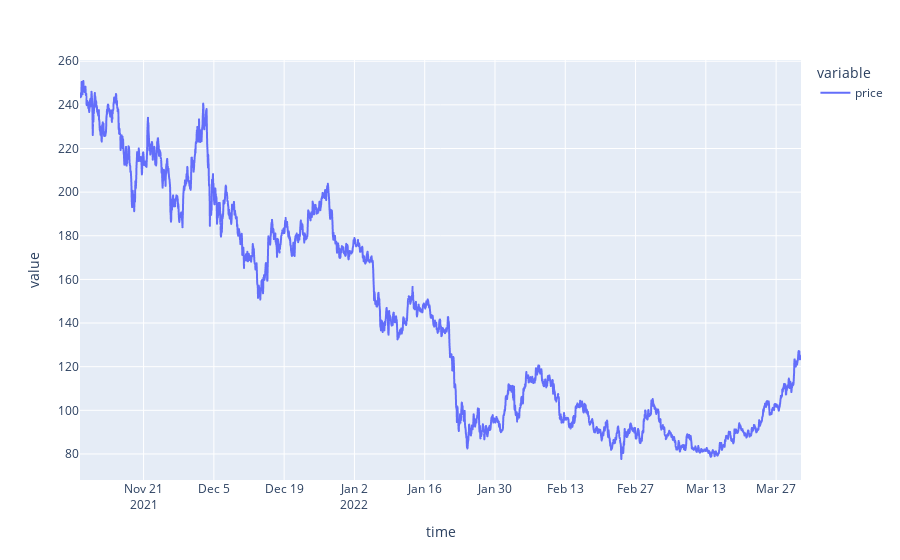
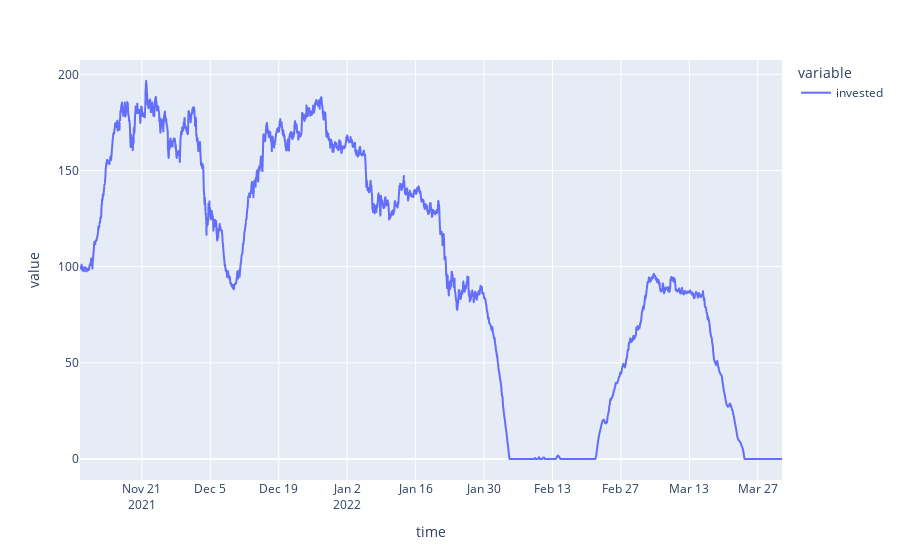

Source (notebook cell) for these figures, in order:
### Code cell
last_n = int(len(price_data_hourly)/2)
# strategy = ss.slow_fast_avg(avg_start = price_data_hourly['price'].iloc[-last_n], beta_slow = 0.1, beta_fast = 0.3, trade_amount = 1000)
strategy = ss.momentum(trade_amount = .1,trade_cap=1 )
sim = sim = ss.trade_simulator(price_data_hourly[-last_n:]['price'].reset_index(drop = True))
sim.run(strategy)

temp = price_data_hourly[-last_n:]
temp['invested'] = sim.invested_ot
fig = px.line(temp, y=["price"])
fig.show()
fig = px.line(temp, y=['invested'])
fig.show()

### Figure 1 — Plotly figure (JSON) as saved in the notebook; plotly's stock layout.template omitted (floating-point values rounded to 4 significant figures; data arrays with more than 128 entries replaced by an {"elided": "..."} marker saying what was removed)
{"data": [{"hovertemplate": "variable=price<br>time=%{x}<br>value=%{y}<extra></extra>", "legendgroup": "price", "line": {"color": "#636efa", "dash": "solid"}, "marker": {"symbol": "circle"}, "mode": "lines", "name": "price", "showlegend": true, "type": "scattergl", "x": {"elided": "3448 str values"}, "xaxis": "x", "y": {"elided": "3448 float values"}, "yaxis": "y"}], "layout": {"legend": {"title": {"text": "variable"}, "tracegroupgap": 0}, "margin": {"t": 60}, "xaxis": {"anchor": "y", "domain": [0, 1], "title": {"text": "time"}}, "yaxis": {"anchor": "x", "domain": [0, 1], "title": {"text": "value"}}}}

### Figure 2 — Plotly figure (JSON) as saved in the notebook; plotly's stock layout.template omitted (floating-point values rounded to 4 significant figures; data arrays with more than 128 entries replaced by an {"elided": "..."} marker saying what was removed)
{"data": [{"hovertemplate": "variable=invested<br>time=%{x}<br>value=%{y}<extra></extra>", "legendgroup": "invested", "line": {"color": "#636efa", "dash": "solid"}, "marker": {"symbol": "circle"}, "mode": "lines", "name": "invested", "showlegend": true, "type": "scattergl", "x": {"elided": "3448 str values"}, "xaxis": "x", "y": {"elided": "3448 float values"}, "yaxis": "y"}], "layout": {"legend": {"title": {"text": "variable"}, "tracegroupgap": 0}, "margin": {"t": 60}, "xaxis": {"anchor": "y", "domain": [0, 1], "title": {"text": "time"}}, "yaxis": {"anchor": "x", "domain": [0, 1], "title": {"text": "value"}}}}
